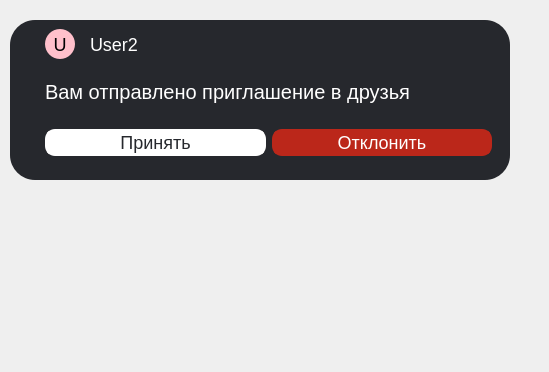
<?xml version="1.0" encoding="UTF-8"?>
<ui version="4.0">
 <class>Form</class>
 <widget class="QWidget" name="Form">
  <property name="geometry">
   <rect>
    <x>0</x>
    <y>0</y>
    <width>549</width>
    <height>372</height>
   </rect>
  </property>
  <property name="windowTitle">
   <string>Form</string>
  </property>
  <widget class="QFrame" name="Message_">
   <property name="geometry">
    <rect>
     <x>10</x>
     <y>20</y>
     <width>500</width>
     <height>160</height>
    </rect>
   </property>
   <property name="sizePolicy">
    <sizepolicy hsizetype="Fixed" vsizetype="Fixed">
     <horstretch>0</horstretch>
     <verstretch>0</verstretch>
    </sizepolicy>
   </property>
   <property name="minimumSize">
    <size>
     <width>500</width>
     <height>160</height>
    </size>
   </property>
   <property name="maximumSize">
    <size>
     <width>16777215</width>
     <height>160</height>
    </size>
   </property>
   <property name="styleSheet">
    <string notr="true">QFrame {
background-color:rgba(38,40,45,255);
border-radius:25%;
}

QFrame:acrtive {
	border:none;
}</string>
   </property>
   <layout class="QVBoxLayout" name="Message">
    <property name="spacing">
     <number>2</number>
    </property>
    <property name="leftMargin">
     <number>35</number>
    </property>
    <property name="bottomMargin">
     <number>15</number>
    </property>
    <item>
     <widget class="QFrame" name="User">
      <property name="sizePolicy">
       <sizepolicy hsizetype="Fixed" vsizetype="Fixed">
        <horstretch>0</horstretch>
        <verstretch>0</verstretch>
       </sizepolicy>
      </property>
      <layout class="QHBoxLayout" name="_2">
       <property name="spacing">
        <number>15</number>
       </property>
       <property name="leftMargin">
        <number>0</number>
       </property>
       <property name="topMargin">
        <number>0</number>
       </property>
       <property name="bottomMargin">
        <number>5</number>
       </property>
       <item>
        <widget class="QPushButton" name="UserLogo">
         <property name="sizePolicy">
          <sizepolicy hsizetype="Fixed" vsizetype="Fixed">
           <horstretch>0</horstretch>
           <verstretch>0</verstretch>
          </sizepolicy>
         </property>
         <property name="minimumSize">
          <size>
           <width>30</width>
           <height>30</height>
          </size>
         </property>
         <property name="maximumSize">
          <size>
           <width>30</width>
           <height>30</height>
          </size>
         </property>
         <property name="styleSheet">
          <string notr="true">background-color:pink;
border-radius:15%;
font-size:18px;
</string>
         </property>
         <property name="text">
          <string>U</string>
         </property>
        </widget>
       </item>
       <item>
        <widget class="QLabel" name="Users_Name">
         <property name="styleSheet">
          <string notr="true">color:white;
font-size:18px;</string>
         </property>
         <property name="text">
          <string>User2</string>
         </property>
        </widget>
       </item>
      </layout>
     </widget>
    </item>
    <item>
     <widget class="QLabel" name="label">
      <property name="styleSheet">
       <string notr="true">font-size:20px;
color:white;</string>
      </property>
      <property name="text">
       <string>Вам отправлено приглашение в друзья</string>
      </property>
     </widget>
    </item>
    <item>
     <widget class="QFrame" name="horizontalFrame">
      <property name="sizePolicy">
       <sizepolicy hsizetype="Preferred" vsizetype="Fixed">
        <horstretch>0</horstretch>
        <verstretch>0</verstretch>
       </sizepolicy>
      </property>
      <property name="styleSheet">
       <string notr="true">QPushButton {
border:3px solid white;
border-radius:10%;
color:white;
font-size:18px;
}</string>
      </property>
      <layout class="QHBoxLayout" name="horizontalLayout">
       <property name="leftMargin">
        <number>0</number>
       </property>
       <item>
        <widget class="QPushButton" name="AcceptButton">
         <property name="cursor">
          <cursorShape>PointingHandCursor</cursorShape>
         </property>
         <property name="styleSheet">
          <string notr="true">background-color:white;
color:rgba(38,40,45,255);</string>
         </property>
         <property name="text">
          <string>Принять</string>
         </property>
        </widget>
       </item>
       <item>
        <widget class="QPushButton" name="RejectButton">
         <property name="cursor">
          <cursorShape>PointingHandCursor</cursorShape>
         </property>
         <property name="styleSheet">
          <string notr="true">background-color:#BB271A;
border-color:#BB271A;
</string>
         </property>
         <property name="text">
          <string>Отклонить</string>
         </property>
        </widget>
       </item>
      </layout>
     </widget>
    </item>
   </layout>
  </widget>
 </widget>
 <resources/>
 <connections/>
</ui>
